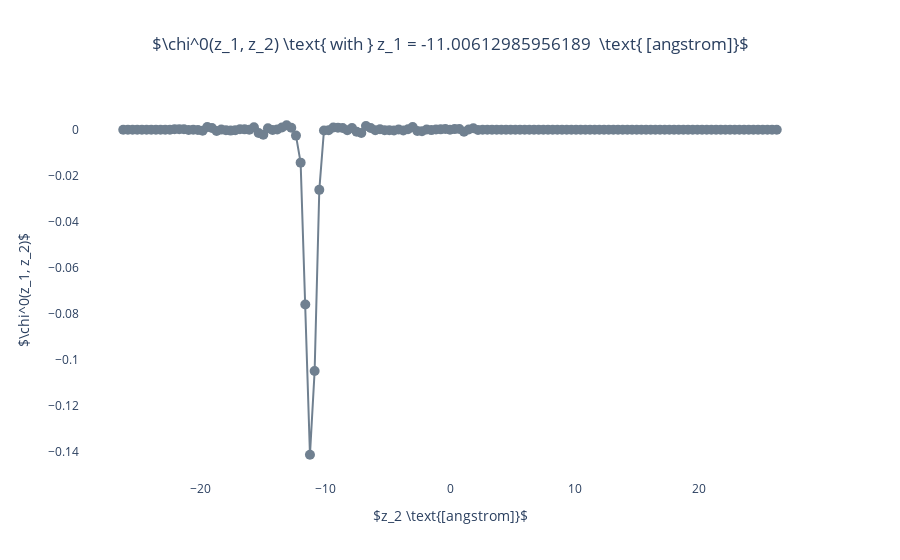
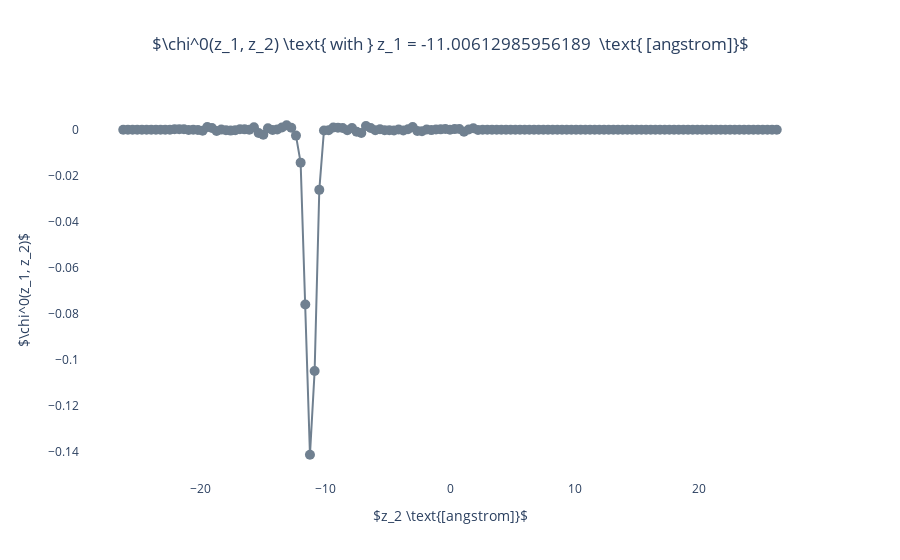

The cell these charts' notebook holds for them, in order:
### Code cell
fig = go.Figure()
X = np.linspace(-a/2, a/2, len(chi0[:,0]))
z = 40
zeff = -(round(len(chi0[:,0])/2)-z)*4.035580948506026/11
for i in range(1):
    xtitle = r'$z_2 \text{[angstrom]}$'
    fig.add_trace(go.Scatter(x = X, y = np.real(chi0[z, :]), mode = "lines+markers",marker=dict(
            color='slategrey',
            size=10,
        ),))
    fig.update_layout(title_text = r'$\chi^0(z_1, z_2) \text{ with } z_1 = '+str(zeff)+r'  \text{ [angstrom]}$', title_x=0.5,xaxis_title= xtitle,
             yaxis_title = r'$\chi^0(z_1, z_2)$',paper_bgcolor='rgba(0,0,0,0)', plot_bgcolor='rgba(0,0,0,0)',)
    fig.show(dpi = 300)

fig.show()

### Figure 1 — Plotly figure (JSON) as saved in the notebook; plotly's stock layout.template omitted (floating-point values rounded to 4 significant figures; data arrays with more than 128 entries replaced by an {"elided": "..."} marker saying what was removed)
{"data": [{"marker": {"color": "slategrey", "size": 10}, "mode": "lines+markers", "type": "scatter", "x": {"elided": "141 float values"}, "y": {"elided": "141 float values"}}], "layout": {"paper_bgcolor": "rgba(0,0,0,0)", "plot_bgcolor": "rgba(0,0,0,0)", "title": {"text": "$\\chi^0(z_1, z_2) \\text{ with } z_1 = -11.00612985956189  \\text{ [angstrom]}$", "x": 0.5}, "xaxis": {"title": {"text": "$z_2 \\text{[angstrom]}$"}}, "yaxis": {"title": {"text": "$\\chi^0(z_1, z_2)$"}}}}

### Figure 2 — Plotly figure (JSON) as saved in the notebook; plotly's stock layout.template omitted (floating-point values rounded to 4 significant figures; data arrays with more than 128 entries replaced by an {"elided": "..."} marker saying what was removed)
{"data": [{"marker": {"color": "slategrey", "size": 10}, "mode": "lines+markers", "type": "scatter", "x": {"elided": "141 float values"}, "y": {"elided": "141 float values"}}], "layout": {"paper_bgcolor": "rgba(0,0,0,0)", "plot_bgcolor": "rgba(0,0,0,0)", "title": {"text": "$\\chi^0(z_1, z_2) \\text{ with } z_1 = -11.00612985956189  \\text{ [angstrom]}$", "x": 0.5}, "xaxis": {"title": {"text": "$z_2 \\text{[angstrom]}$"}}, "yaxis": {"title": {"text": "$\\chi^0(z_1, z_2)$"}}}}
